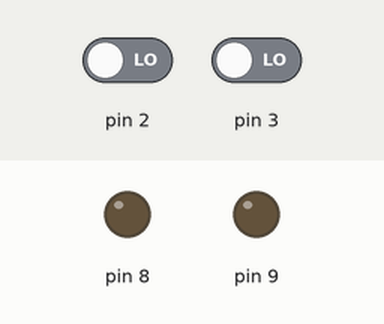
This sketch was run on a simulated Arduino Uno, built with avr-gcc and run on an emulated ATmega328P. Shown: output pins drawn as LEDs (lit = HIGH). The inputs (shaded band) are chosen by the test bench; at power-on: pin 2 LOW, pin 3 LOW.

Above: at 1.2 s.
1.3 s: pin 2 driven HIGH
At 2.5 s:
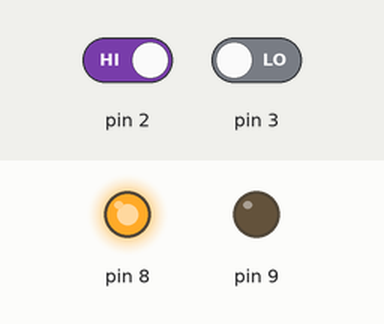
2.8 s: pin 3 driven HIGH
At 3.8 s:
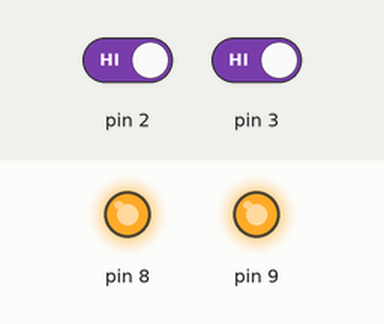
4.3 s: pin 2 driven LOW
At 4.9 s:
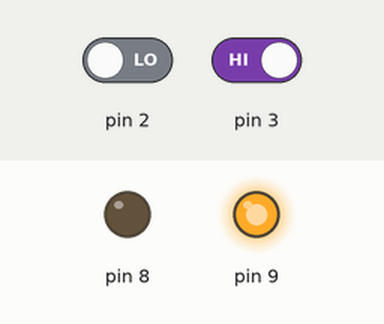
5.8 s: pin 3 driven LOW
At 6.1 s:
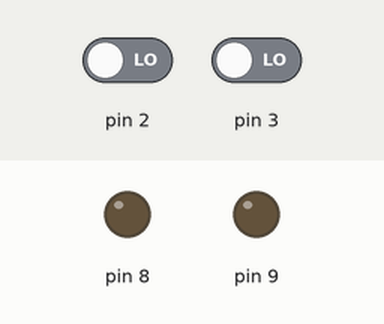
Timing chart, 0 to 8.3 s (numbered marks = the images above; inputs shaded):
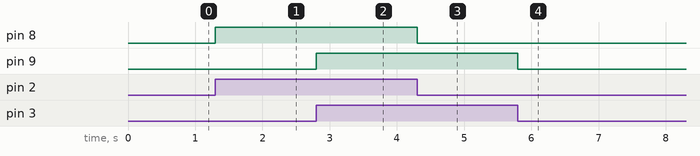

Measured:
- after the input at 1.3 s, pin 8: LOW → HIGH at once
- after the input at 2.8 s, pin 9: LOW → HIGH at once
- after the input at 4.3 s, pin 8: HIGH → LOW at once
- after the input at 5.8 s, pin 9: HIGH → LOW at once

The sketch:

EX3.3.ino
```cpp
void setup() {
  // put your setup code here, to run once:
  pinMode(2,INPUT);
  pinMode(3,INPUT);
  pinMode(8,OUTPUT);
  pinMode(9,OUTPUT);
}

void loop() {
  // put your main code here, to run repeatedly:
  bool SW1 = digitalRead(2); //Boolean
  bool SW2 = digitalRead(3); //Boolean
  if(SW1 == 1)
  {
    digitalWrite(8,HIGH); //LED ON
  }
  else
  {
    digitalWrite(8,LOW); //LED OFF
  }
  if(SW2 == 1)
  {
    digitalWrite(9,HIGH); //LED ON
  }
  else
  {
    digitalWrite(9,LOW); //LED OFF
  }
}
```
